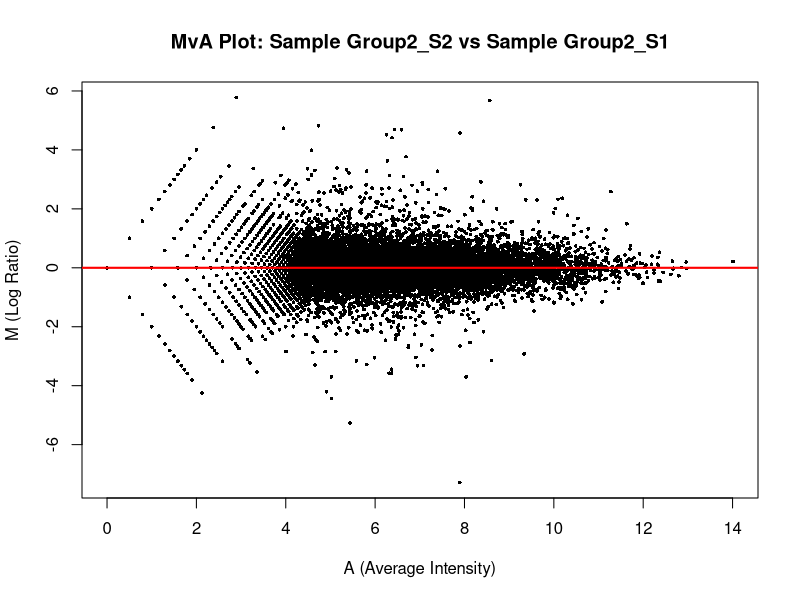
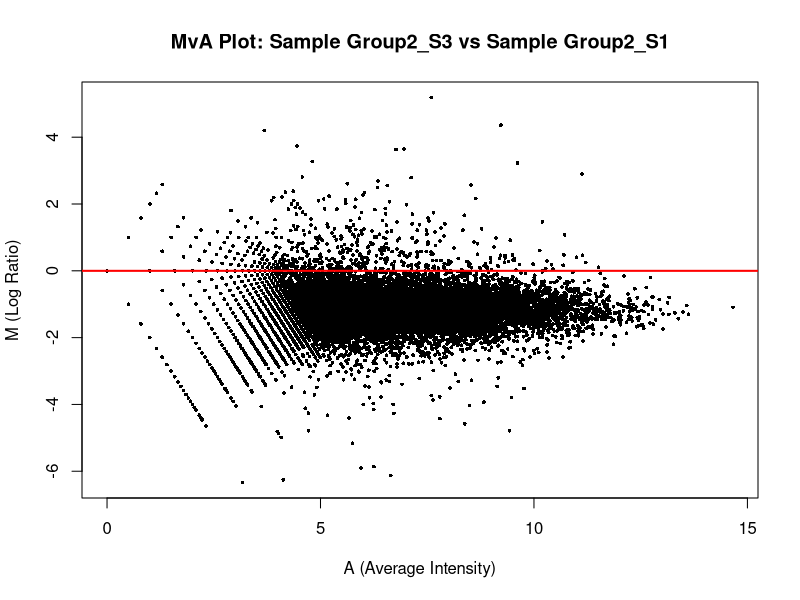
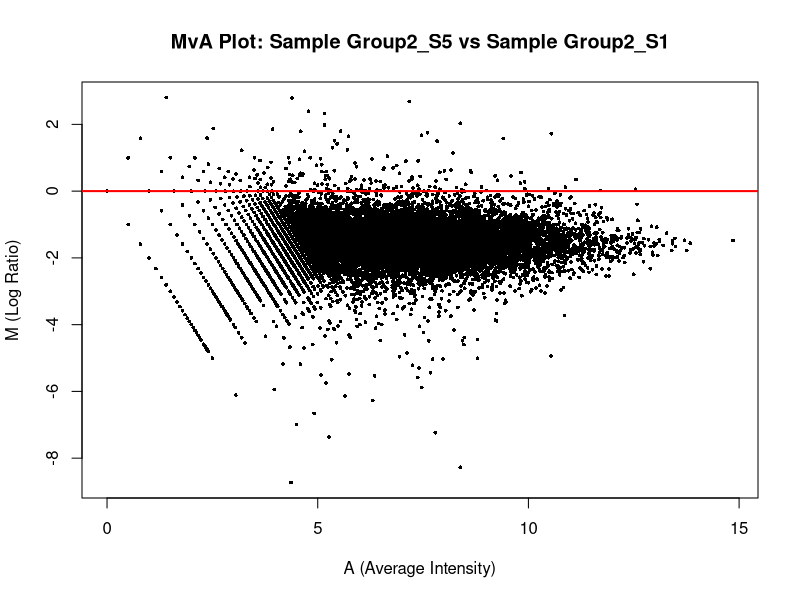
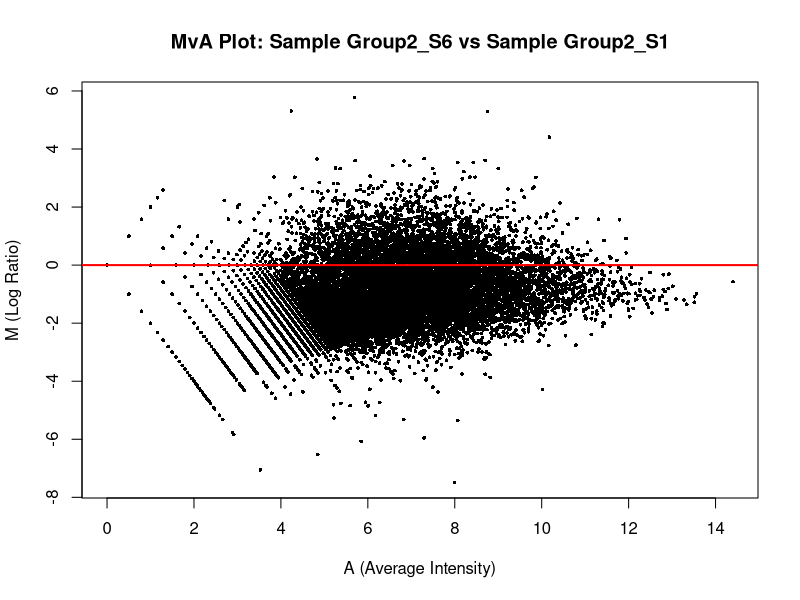
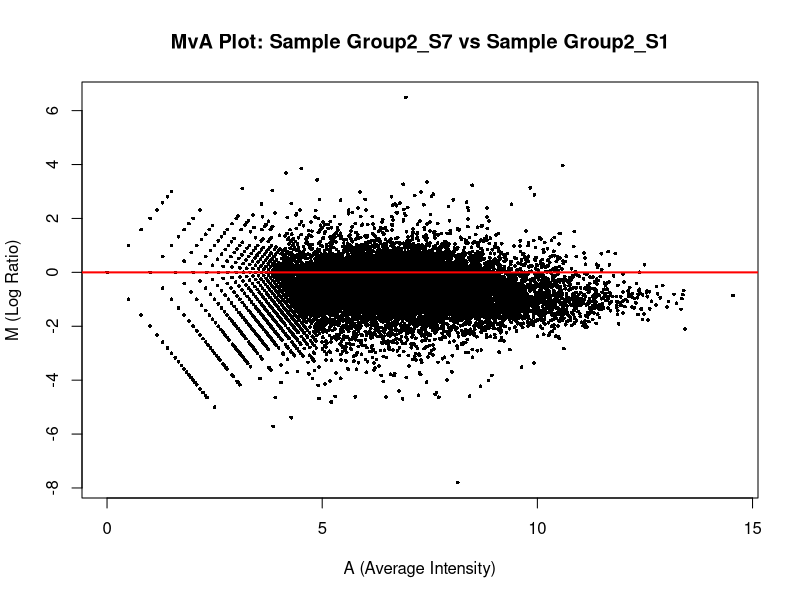
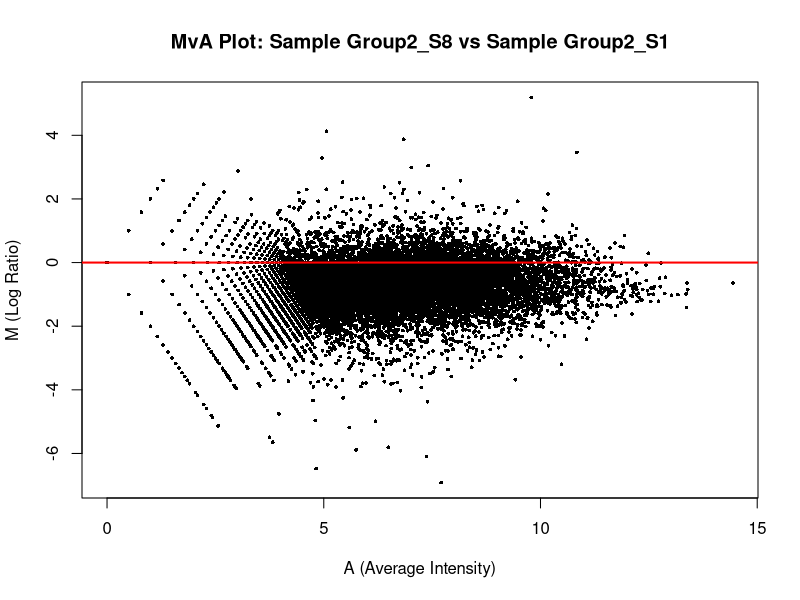
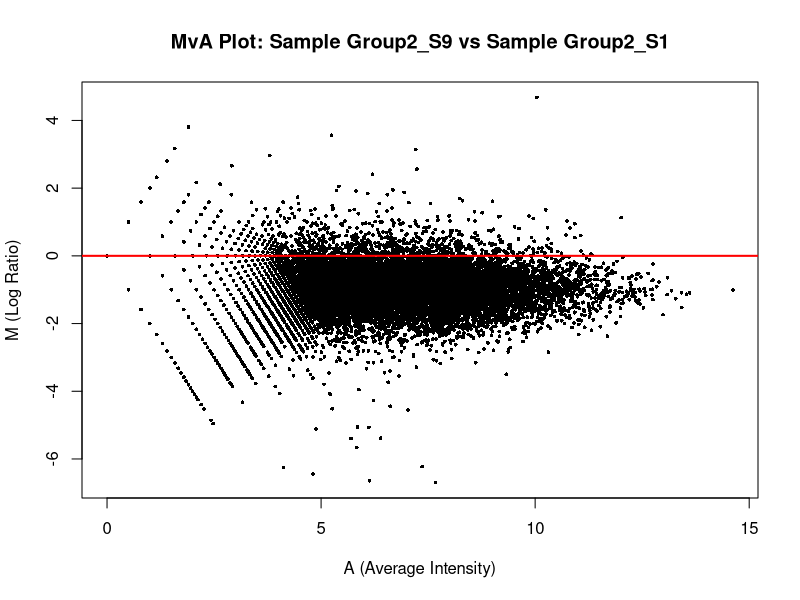
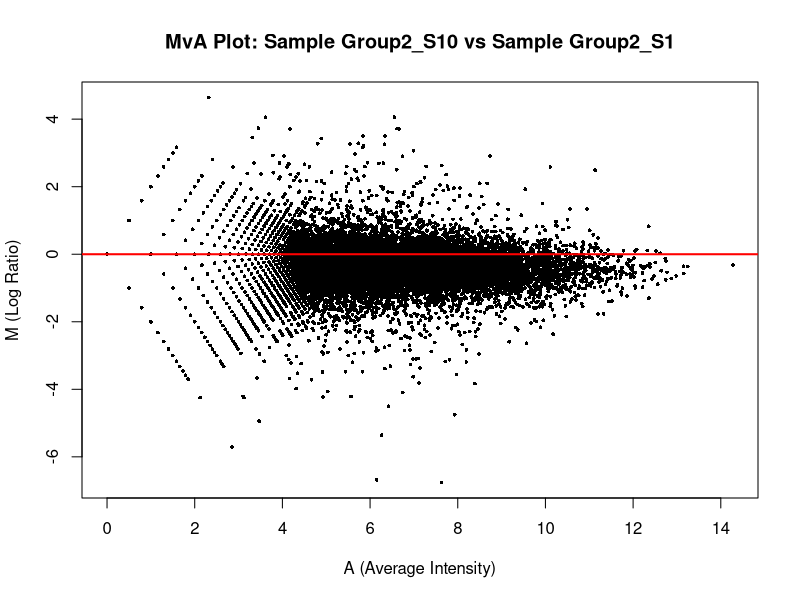

These figures' R source, in order:
# FIRST FUNCTION
MvAplot <- function(exprData, pdffilename, pcolor="black", lcolor="red") {
  # Open pdf file
  pdf(pdffilename)
  
  # Loop through each sample, excluding the first sample as reference
  for (i in 2:ncol(exprData)) {
    # Compute the M (log ratio) and A (average intensity) values
    # M = log-ratios=log2(r*1) - log2(r*2)
    # A = average =(log2(r*1) + log2(r*2)) / 2
    # CGL06 - Page 37
    M <- log2(exprData[, 1]) - log2(exprData[, i])
    A <- (log2(exprData[, 1]) + log2(exprData[, i])) / 2
    
    # Filter out NA and infinite values
    valid_idx <- is.finite(M) & is.finite(A)
    M <- M[valid_idx]
    A <- A[valid_idx]
    
    
    # Create the plot for each sample
    plot(A, M,
         main = paste("MvA Plot: Sample", colnames(exprData)[i], "vs Sample", colnames(exprData)[1]),
         xlab = "A (Average Intensity)",
         ylab = "M (Log Ratio)",
         col = pcolor, pch = 16, cex = 0.5)
    
    # Add a horizontal line at y = 0 with the specified line color
    abline(h = 0, col = lcolor, lwd = 2)
  }
  dev.off()
  print("PLOTTING IS DONE!")
}

# SECOND FUNCTION
TMMnorm <- function(exprData, annot, Mtrim=0.02, Atrim = c(0,8)) {
}

# THIRD FUNCTION
TMMnorm <- function(exprData, annot, Mtrim=0.02, Atrim = c(0,8)) {
  
}

# USAGE
rawData <- as.matrix(read.table("hw02/data/raw_count.txt", header = TRUE, row.names = 1, sep = "\t"))
# Add a small offset to avoid log2(0) issues
rawData_offset <- rawData + 1e-6

MvAplot(exprData = rawData, pdffilename = "hw02/MvAplots.pdf")
